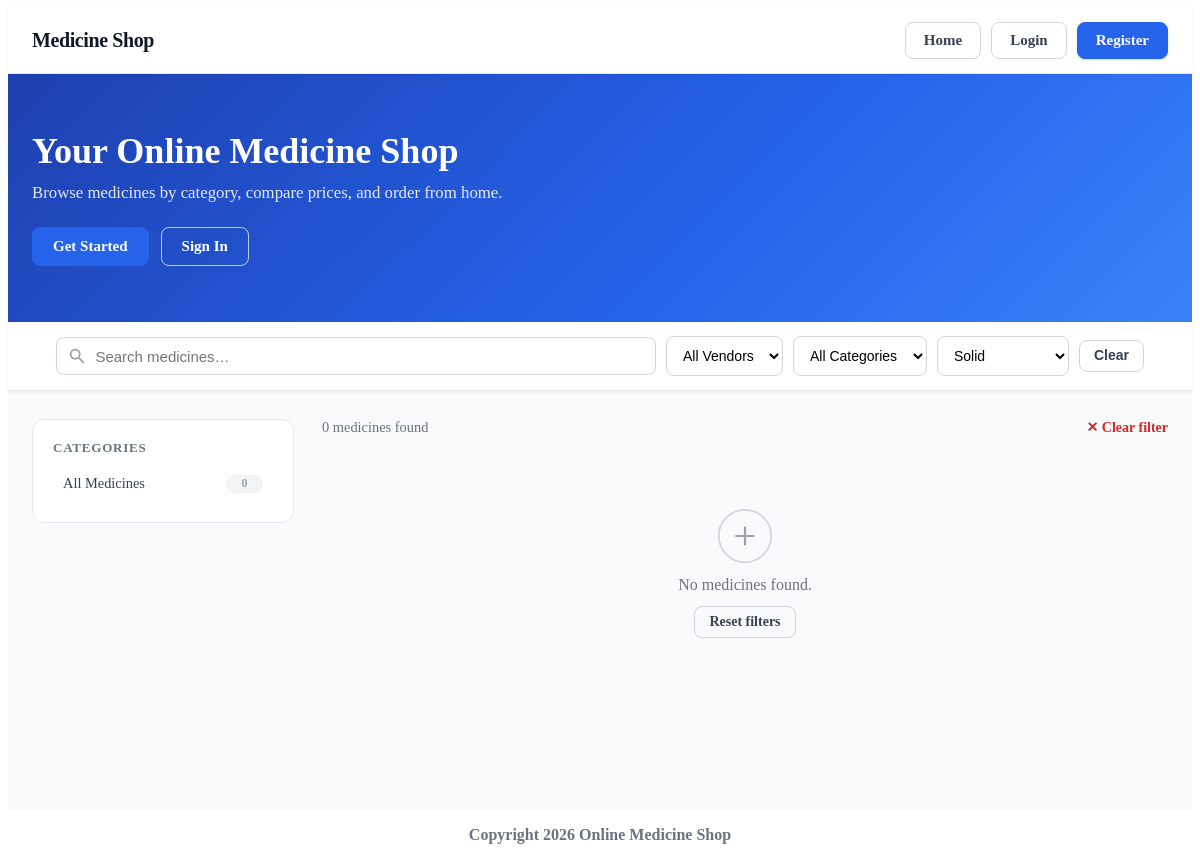
The app's page /index.php?type=solid, older data.
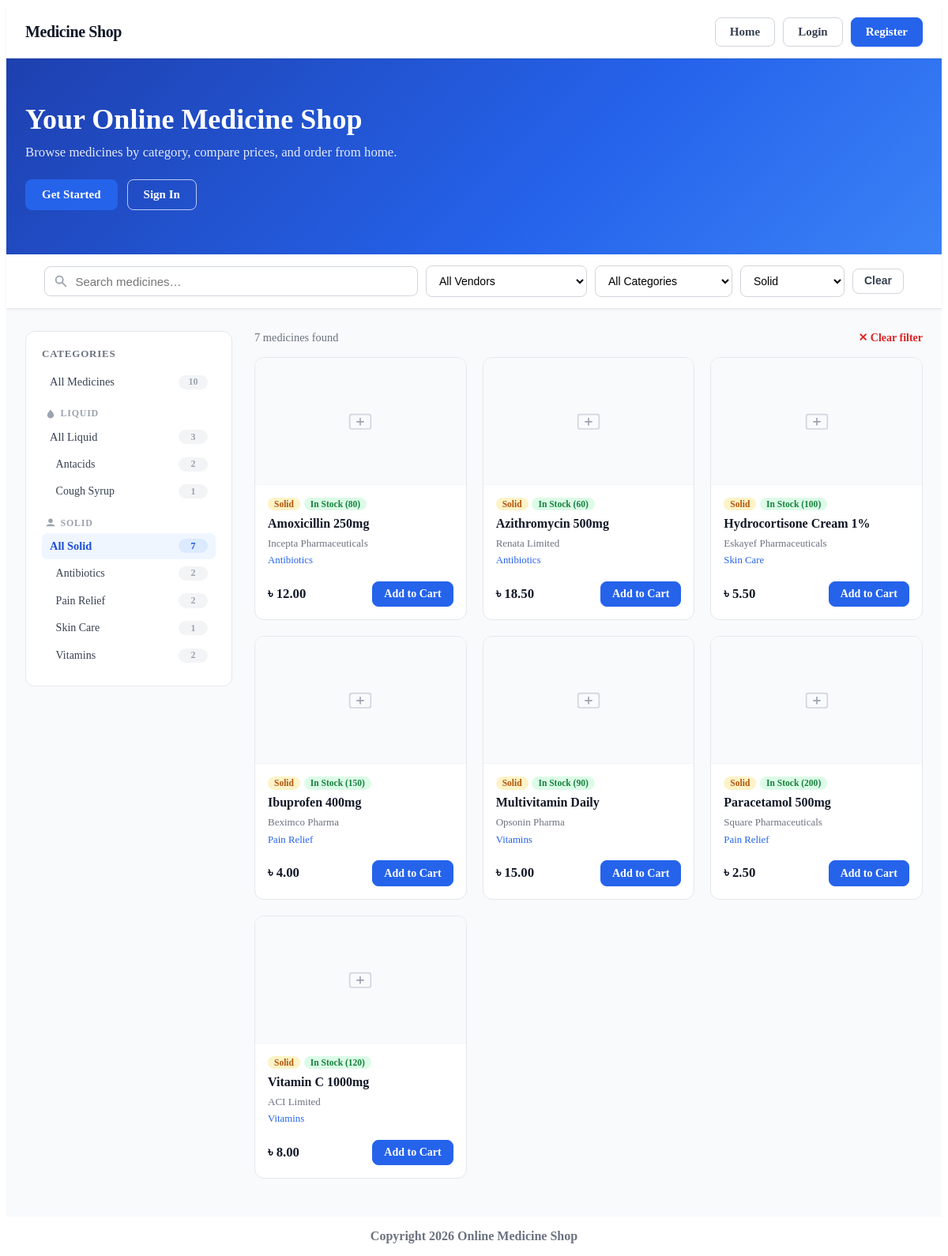
The same page, newer data.
### tables this page shows
CREATE TABLE categories (
    id INT AUTO_INCREMENT PRIMARY KEY,
    name VARCHAR(255) NOT NULL,
    category_type ENUM('liquid', 'solid') NOT NULL,
    created_at TIMESTAMP NOT NULL DEFAULT CURRENT_TIMESTAMP
);

CREATE TABLE medicines (
    id INT AUTO_INCREMENT PRIMARY KEY,
    name VARCHAR(255) NOT NULL,
    category_id INT  NOT NULL,
    vendor_name VARCHAR(255) NOT NULL,
    price DECIMAL(10, 2) NOT NULL,
    availability INT  NOT NULL DEFAULT 0 COMMENT 'stock quantity',
    description TEXT NULL,
    image_path VARCHAR(500) NULL,
    created_at TIMESTAMP NOT NULL DEFAULT CURRENT_TIMESTAMP
);

### views/layout.php (called while the page is built)
<?php include __DIR__ . '/partials/header.php'; ?>
    <?php include $view; ?>
<?php include __DIR__ . '/partials/footer.php'; ?>

### controller/shopController.php (called while the page is built, shortened)
<?php
function shop_home(): void
{
    $conn = getConnection();
    $catResult  = mysqli_query($conn, "
        SELECT c.id, c.name, c.category_type,
               COUNT(m.id) AS medicine_count
        FROM categories c
        LEFT JOIN medicines m ON m.category_id = c.id
        GROUP BY c.id
        ORDER BY c.category_type, c.name
    ");
    $categories = mysqli_fetch_all($catResult, MYSQLI_ASSOC);
    $activeCategoryId = isset($_GET['category']) ? (int)$_GET['category'] : 0;
    $activeType       = in_array($_GET['type'] ?? '', ['liquid', 'solid'])
                        ? $_GET['type'] : '';
    $sql    = "SELECT m.*, c.name AS category_name, c.category_type
               FROM medicines m
               LEFT JOIN categories c ON m.category_id = c.id
               WHERE 1=1";
    $params = [];
    $types  = '';
    if ($activeType !== '') {
        $sql    .= " AND c.category_type = ?";
        $params[] = $activeType;
        $types  .= 's';
    }
    $sql .= " ORDER BY m.name ASC";
    $stmt = mysqli_prepare($conn, $sql);
    if (!empty($params)) {
        mysqli_stmt_bind_param($stmt, $types, ...$params);
    }
    mysqli_stmt_execute($stmt);
    $medicines = mysqli_fetch_all(mysqli_stmt_get_result($stmt), MYSQLI_ASSOC);
    $layout = __DIR__ . '/../views/layout.php';
    include $layout;
}

### views/partials/medicine_card.php (the view)
<?php
$inStock = (int)($med['availability'] ?? 0) > 0;
?>
<div class="med-card">
    <div class="med-card__media">
        <?php if (!empty($med['image_path']) && file_exists($med['image_path'])): ?>
            <img src="<?php echo htmlspecialchars($med['image_path']); ?>"
                 alt="<?php echo htmlspecialchars($med['name']); ?>"
                 class="med-card__img" loading="lazy">
        <?php else: ?>
            <div class="med-card__img-placeholder">
                <svg viewBox="0 0 48 48" fill="none" width="40" height="40">
                    <rect x="8" y="14" width="32" height="22" rx="3" stroke="#d1d5db" stroke-width="2"/>
                    <path d="M24 20v10M19 25h10" stroke="#9ca3af" stroke-width="2" stroke-linecap="round"/>
                </svg>
            </div>
        <?php endif; ?>
    </div>
    <div class="med-card__body">
        <div class="med-card__badges">
            <?php if (!empty($med['category_type'])): ?>
                <span class="med-badge med-badge--<?php echo htmlspecialchars($med['category_type']); ?>">
                    <?php echo htmlspecialchars($med['category_type']); ?>
                </span>
            <?php endif; ?>
            <?php if ($inStock): ?>
                <span class="med-badge med-badge--stock">In stock (<?php echo (int)$med['availability']; ?>)</span>
            <?php else: ?>
                <span class="med-badge med-badge--out">Out of stock</span>
            <?php endif; ?>
        </div>
        <h3 class="med-card__name"><?php echo htmlspecialchars($med['name']); ?></h3>
        <p class="med-card__vendor"><?php echo htmlspecialchars($med['vendor_name']); ?></p>
        <?php if (!empty($med['category_name'])): ?>
            <p class="med-card__category">
                <a href="index.php?category=<?php echo (int)$med['category_id']; ?>">
                    <?php echo htmlspecialchars($med['category_name']); ?>
                </a>
            </p>
        <?php endif; ?>
        <div class="med-card__footer">
            <span class="med-card__price">৳ <?php echo number_format((float)$med['price'], 2); ?></span>
            <?php if ($inStock): ?>
                <?php if (!empty($_SESSION['user_id']) && ($_SESSION['role'] ?? '') === 'customer'): ?>
                    <div class="med-card__cart-wrap">
                        <input type="number" class="med-card__qty" value="1" min="1"
                               max="<?php echo (int)$med['availability']; ?>"
                               aria-label="Quantity">
                        <button type="button" class="btn btn--primary btn--sm med-card__cart"
                                data-id="<?php echo (int)$med['id']; ?>"
                                data-stock="<?php echo (int)$med['availability']; ?>">
                            Add to Cart
                        </button>
                    </div>
                <?php else: ?>
                    <a href="index.php?page=login" class="btn btn--primary btn--sm">Add to Cart</a>
                <?php endif; ?>
            <?php else: ?>
                <button class="btn btn--ghost btn--sm" disabled>Unavailable</button>
            <?php endif; ?>
        </div>
    </div>
</div>

### views/home.php (shortened to what the changed rows need)
<?php include __DIR__ . '/partials/navbar.php'; ?>
<div class="shop-wrap">
    <section class="shop-hero">
        <div class="shop-hero__inner">
            <div class="shop-hero__text">
                <?php if (!empty($_SESSION['user_id'])): ?>
                    <h1>Welcome back, <?php echo htmlspecialchars($_SESSION['name']); ?>!</h1>
                    <p>Browse our latest medicines and find what you need.</p>
                <?php else: ?>
                    <h1>Your Online Medicine Shop</h1>
                    <p>Browse medicines by category, compare prices, and order from home.</p>
                    <div class="shop-hero__cta">
                        <a href="index.php?page=register" class="btn btn--primary">Get Started</a>
                        <a href="index.php?page=login"    class="btn btn--outline">Sign In</a>
                    </div>
                <?php endif; ?>
            </div>
        </div>
    </section>
    <section class="shop-search-bar">
        <div class="shop-inner">
            <div class="search-row">
                <div class="search-input-wrap">
                    <input type="text" id="search-q" class="search-input" placeholder="Search medicines…" autocomplete="off"
                           value="<?php echo htmlspecialchars($_GET['q'] ?? ''); ?>">
                </div>
                <select id="filter-vendor" class="search-select">
                    <option value="">All Vendors</option>
                </select>
                <select id="filter-genre" class="search-select">
                    <option value="">All Categories</option>
                </select>
                <select id="filter-type" class="search-select">
                    <option value="solid"  <?php echo (($activeType ?? '') === 'solid')  ? 'selected' : ''; ?>>Solid</option>
                </select>
                <button id="btn-clear-search" class="btn btn--ghost btn--sm" type="button">Clear</button>
            </div>
        </div>
    </section>
    <div class="shop-inner shop-layout">
        <aside class="cat-sidebar">
            <h2 class="cat-sidebar__title">Categories</h2>
            <?php
            $liquidCats = array_filter($categories, fn($c) => $c['category_type'] === 'liquid');
            $solidCats  = array_filter($categories, fn($c) => $c['category_type'] === 'solid');
            ?>
            <a href="index.php"
               class="cat-item <?php echo ($activeCategoryId === 0 && $activeType === '') ? 'cat-item--active' : ''; ?>">
                <span class="cat-item__name">All Medicines</span>
                <span class="cat-item__count"><?php echo array_sum(array_column($categories, 'medicine_count')); ?></span>
            </a>
            <?php if (!empty($liquidCats)): ?>
                <div class="cat-type-label">
                    <svg viewBox="0 0 20 20" fill="currentColor" width="14" height="14"><path d="M10 2C7 6 4 9 4 12a6 6 0 0012 0c0-3-3-6-6-10z"/></svg>
                    Liquid
                </div>
                <a href="index.php?type=liquid"
                   class="cat-item <?php echo ($activeType === 'liquid' && $activeCategoryId === 0) ? 'cat-item--active' : ''; ?>">
                    <span class="cat-item__name">All Liquid</span>
                    <span class="cat-item__count"><?php echo array_sum(array_column(array_values($liquidCats), 'medicine_count')); ?></span>
                </a>
                <?php foreach ($liquidCats as $cat): ?>
                    <a href="index.php?category=<?php echo $cat['id']; ?>"
                       class="cat-item cat-item--sub <?php echo ($activeCategoryId === (int)$cat['id']) ? 'cat-item--active' : ''; ?>">
                        <span class="cat-item__name"><?php echo htmlspecialchars($cat['name']); ?></span>
                        <span class="cat-item__count"><?php echo $cat['medicine_count']; ?></span>
                    </a>
                <?php endforeach; ?>
            <?php endif; ?>
            <?php if (!empty($solidCats)): ?>
                <div class="cat-type-label">
                    <svg viewBox="0 0 20 20" fill="currentColor" width="14" height="14"><path d="M10 2a4 4 0 100 8 4 4 0 000-8zM2 16s0-4 8-4 8 4 8 4H2z"/></svg>
                    Solid
                </div>
                <a href="index.php?type=solid"
                   class="cat-item <?php echo ($activeType === 'solid' && $activeCategoryId === 0) ? 'cat-item--active' : ''; ?>">
                    <span class="cat-item__name">All Solid</span>
                    <span class="cat-item__count"><?php echo array_sum(array_column(array_values($solidCats), 'medicine_count')); ?></span>
                </a>
                <?php foreach ($solidCats as $cat): ?>
                    <a href="index.php?category=<?php echo $cat['id']; ?>"
                       class="cat-item cat-item--sub <?php echo ($activeCategoryId === (int)$cat['id']) ? 'cat-item--active' : ''; ?>">
                        <span class="cat-item__name"><?php echo htmlspecialchars($cat['name']); ?></span>
                        <span class="cat-item__count"><?php echo $cat['medicine_count']; ?></span>
                    </a>
                <?php endforeach; ?>
            <?php endif; ?>
        </aside>
        <main class="medicine-main">
            <div class="results-header">
                <span class="results-count" id="results-count">
                    <?php echo count($medicines); ?> medicine<?php echo count($medicines) !== 1 ? 's' : ''; ?> found
                </span>
                <?php if ($activeCategoryId > 0 || $activeType !== ''): ?>
                    <a href="index.php" class="results-clear">&#x2715; Clear filter</a>
                <?php endif; ?>
            </div>
            <div class="medicine-grid" id="medicine-grid">
                <?php if (empty($medicines)): ?>
                    <div class="empty-state" id="empty-state">
                        <svg viewBox="0 0 64 64" fill="none" width="56" height="56">
                            <circle cx="32" cy="32" r="30" stroke="#d1d5db" stroke-width="2"/>
                            <path d="M22 32h20M32 22v20" stroke="#9ca3af" stroke-width="2.5" stroke-linecap="round"/>
                        </svg>
                        <p>No medicines found.</p>
                        <a href="index.php" class="btn btn--ghost btn--sm">Reset filters</a>
                    </div>
                <?php else: ?>
                    <?php foreach ($medicines as $med): ?>
                        <?php include __DIR__ . '/partials/medicine_card.php'; ?>
                    <?php endforeach; ?>
                <?php endif; ?>
            </div>
        </main>
    </div>
</div>

Row changes from the older to the newer data that the page shows:
added categories: name "Antacids", medicine_count "2", shown under "CATEGORIES"
added categories: name "Cough Syrup", medicine_count "1", shown under "CATEGORIES"
added categories: name "Antibiotics", medicine_count "2"
added categories: name "Pain Relief", medicine_count "2"
added categories: name "Skin Care", medicine_count "1"
added categories: name "Vitamins", medicine_count "2"
added medicines: category.category_type "Solid", availability "80", name "Amoxicillin 250mg", vendor_name "Incepta Pharmaceuticals", category.name "Antibiotics", price "12.00", shows "Add to Cart"
added medicines: category.category_type "Solid", availability "60", name "Azithromycin 500mg", vendor_name "Renata Limited", category.name "Antibiotics", price "18.50", shows "Add to Cart"
added medicines: category.category_type "Solid", availability "100", name "Hydrocortisone Cream 1%", vendor_name "Eskayef Pharmaceuticals", category.name "Skin Care", price "5.50", shows "Add to Cart"
added medicines: category.category_type "Solid", availability "150", name "Ibuprofen 400mg", vendor_name "Beximco Pharma", category.name "Pain Relief", price "4.00", shows "Add to Cart"
added medicines: category.category_type "Solid", availability "90", name "Multivitamin Daily", vendor_name "Opsonin Pharma", category.name "Vitamins", price "15.00", shows "Add to Cart"
added medicines: category.category_type "Solid", availability "200", name "Paracetamol 500mg", vendor_name "Square Pharmaceuticals", category.name "Pain Relief", price "2.50", shows "Add to Cart"
added medicines: category.category_type "Solid", availability "120", name "Vitamin C 1000mg", vendor_name "ACI Limited", category.name "Vitamins", price "8.00", shows "Add to Cart"
Text that changed along with them:
array_sum(array_column($categories, 'medicine_count')): "0" → "10"
array_sum(array_column(array_values($liquidCats), 'medicine_count')): (not shown) → "3"
array_sum(array_column(array_values($solidCats), 'medicine_count')): (not shown) → "7"
count($medicines): "0" → "7"
text no longer shown: "No medicines found. Reset filters"
text now shown: "LIQUID All Liquid SOLID All Solid"
